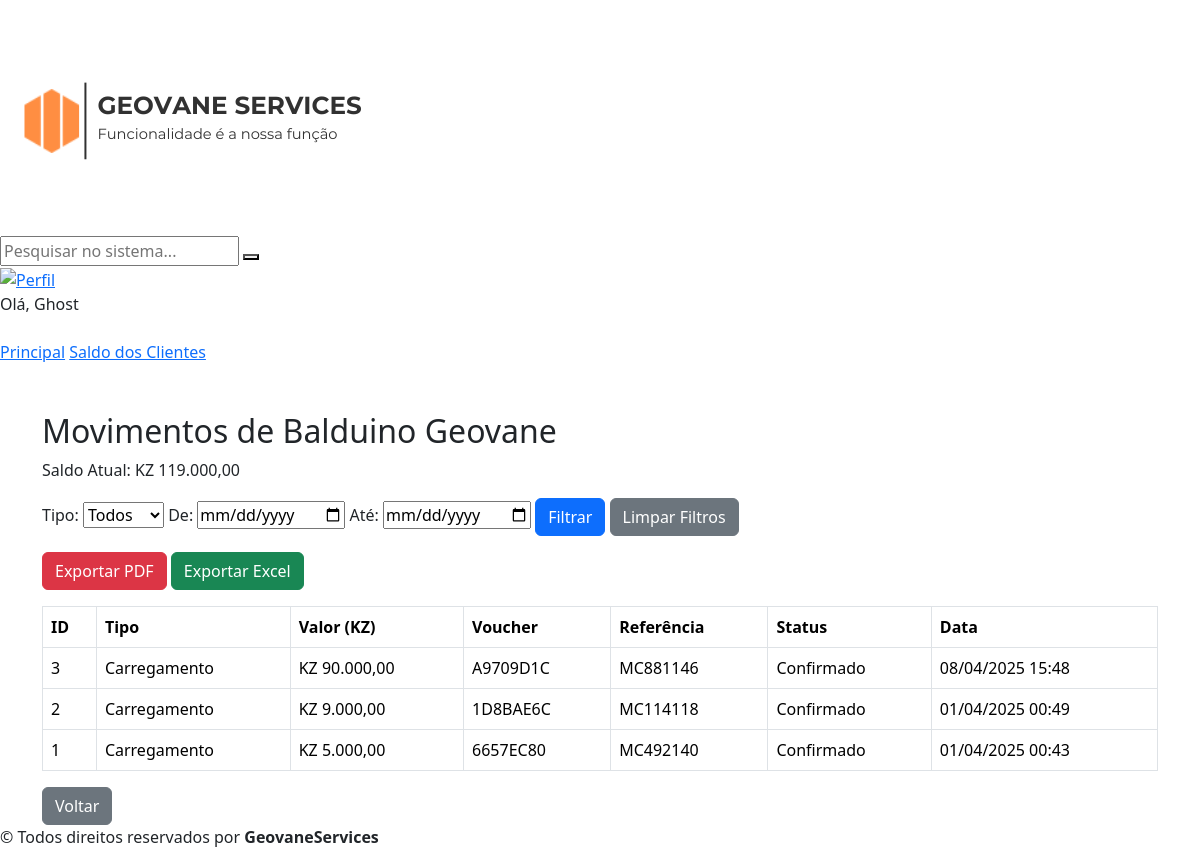
The app's page /funcionario/movimentos_cliente.php?id=1 (signed in) with its own data.
### tables this page shows
CREATE TABLE IF NOT EXISTS `cliente` (
  `id_cliente` int NOT NULL AUTO_INCREMENT,
  `nome` varchar(100) DEFAULT NULL,
  `sobrenome` varchar(100) DEFAULT NULL,
  `docId` varchar(20) DEFAULT NULL,
  `email` varchar(100) DEFAULT NULL,
  `telefone` varchar(20) DEFAULT NULL,
  `data_nasc` date DEFAULT NULL,
  `sexo` enum('masculino',' feminino') DEFAULT NULL,
  `endereco` varchar(255) DEFAULT NULL,
  `senha` varchar(255) DEFAULT NULL,
  `conf_senha` varchar(255) DEFAULT NULL,
  `imagem_perfil` varchar(255) DEFAULT NULL,
  `id_funcionario` int DEFAULT NULL,
  `saldo` decimal(10,2) NOT NULL DEFAULT '0.00',
  PRIMARY KEY (`id_cliente`),
  KEY `id_funcionario` (`id_funcionario`)
);

CREATE TABLE IF NOT EXISTS `transacoes` (
  `id` int NOT NULL AUTO_INCREMENT,
  `id_cliente` int NOT NULL,
  `valor` decimal(10,2) NOT NULL,
  `tipo` enum('carregamento','pedido') NOT NULL,
  `voucher` varchar(50) DEFAULT NULL,
  `referencia_multicaixa` varchar(50) DEFAULT NULL,
  `status` enum('pendente','confirmado','falhou') NOT NULL DEFAULT 'pendente',
  `data` timestamp NULL DEFAULT CURRENT_TIMESTAMP,
  PRIMARY KEY (`id`),
  KEY `id_cliente` (`id_cliente`)
);

### funcionario/veryFun.php (called while the page is built, shortened)
<?php
    $nomeUsuario = $_SESSION['usuario'];
    ?>

### funcionario/movimentos_cliente.php (the view, shortened to what this page needs)
<?php
require './veryFun.php';
require '../conexao.php';
$id_cliente = intval($_GET['id']);
$filtro_tipo = isset($_GET['tipo']) ? $conexao->real_escape_string($_GET['tipo']) : '';
$filtro_data_inicio = isset($_GET['data_inicio']) ? $conexao->real_escape_string($_GET['data_inicio']) : '';
$filtro_data_fim = isset($_GET['data_fim']) ? $conexao->real_escape_string($_GET['data_fim']) : '';
$stmt = $conexao->prepare("SELECT nome, sobrenome, saldo FROM Cliente WHERE id_cliente = ?");
$stmt->bind_param("i", $id_cliente);
$stmt->execute();
$stmt->bind_result($nome, $sobrenome, $saldo);
$sqlTrans = "SELECT * FROM transacoes WHERE id_cliente = $id_cliente";
$sqlTrans .= " ORDER BY data DESC";
$resultado = $conexao->query($sqlTrans);
?>
<!DOCTYPE html>
<html lang="pt-br">
<head>
    <link href="https://cdn.jsdelivr.net/npm/bootstrap@5.3.3/dist/css/bootstrap.min.css" rel="stylesheet">
</head>
<body>
    <div class="topbar">
        <div class="logo">
            <img src="../assets/logo.png" alt="Logo";>
        </div>
        <div class="search-box">
            <form action="search.php" method="GET">
                <input type="text" name="query" placeholder="Pesquisar no sistema...">
                <button type="submit"><i class="bi bi-search"></i></button>
            </form>
        </div>
        <div class="user-info">
            <div>
                <a href="perfil.php"><img src="../upload/imagens_perfil/<?php echo $funcionario['imagem_perfil']; ?>" alt="Perfil" class="perfil-img"></a>
            </div>
            <div class="username">Olá, <?php  echo  " $nomeUsuario"; ?> </div>
            <a href="logout.php" style="color: white; margin-left: 10px;">Sair<i class="bi bi-box-arrow-right"></i></a>
        </div>
    </div>
    <div class="sidebar">
         <a href="admin.php"><span class="icon"><i class="bi bi-house"></i></span><span class="txt-link">Principal</span></a>
         <a href="saldo_clientes.php"><span class="txt-link">Saldo dos Clientes</span></a>
    </div>
    <div class="content">
        <div class="container mt-5">
            <h2>Movimentos de <?php echo htmlspecialchars($nome . " " . $sobrenome); ?></h2>
            <p>Saldo Atual: KZ <?php echo number_format($saldo, 2, ',', '.'); ?></p>
            <form method="GET" class="mb-3">
                <label for="tipo">Tipo:</label>
                <select name="tipo" id="tipo">
                    <option value="">Todos</option>
                </select>
                <label for="data_inicio">De:</label>
                <input type="date" name="data_inicio" id="data_inicio" value="<?php echo htmlspecialchars($filtro_data_inicio); ?>">
                <label for="data_fim">Até:</label>
                <input type="date" name="data_fim" id="data_fim" value="<?php echo htmlspecialchars($filtro_data_fim); ?>">
                <button type="submit" class="btn btn-primary">Filtrar</button>
                <a href="movimentos_cliente.php?id=<?php echo $id_cliente; ?>" class="btn btn-secondary">Limpar Filtros</a>
            </form>
            <div class="mb-3">
                <a href="exportar_pdf_admin.php?id=<?php echo $id_cliente; ?>&tipo=<?php echo urlencode($filtro_tipo); ?>&data_inicio=<?php echo urlencode($filtro_data_inicio); ?>&data_fim=<?php echo urlencode($filtro_data_fim); ?>" class="btn btn-danger">Exportar PDF</a>
                <a href="exportar_excel_admin.php?id=<?php echo $id_cliente; ?>&tipo=<?php echo urlencode($filtro_tipo); ?>&data_inicio=<?php echo urlencode($filtro_data_inicio); ?>&data_fim=<?php echo urlencode($filtro_data_fim); ?>" class="btn btn-success">Exportar Excel</a>
            </div>
            <table class="table table-bordered">
                <thead>
                    <tr>
                        <th>ID</th>
                        <th>Tipo</th>
                        <th>Valor (KZ)</th>
                        <th>Voucher</th>
                        <th>Referência</th>
                        <th>Status</th>
                        <th>Data</th>
                    </tr>
                </thead>
                <tbody>
                    <?php while($mov = $resultado->fetch_assoc()): ?>
                    <tr>
                        <td><?php echo $mov['id']; ?></td>
                        <td><?php echo ucfirst($mov['tipo']); ?></td>
                        <td>KZ <?php echo number_format($mov['valor'], 2, ',', '.'); ?></td>
                        <td><?php echo $mov['voucher'] ? $mov['voucher'] : '-'; ?></td>
                        <td><?php echo $mov['referencia_multicaixa'] ? $mov['referencia_multicaixa'] : '-'; ?></td>
                        <td><?php echo ucfirst($mov['status']); ?></td>
                        <td><?php echo date("d/m/Y H:i", strtotime($mov['data'])); ?></td>
                    </tr>
                    <?php endwhile; ?>
                </tbody>
            </table>
            <a href="saldo_clientes.php" class="btn btn-secondary">Voltar</a>
        </div>
    </div>
    <div class="cop">
         <p class="copy">© Todos direitos reservados por <b>GeovaneServices</b></p>
    </div>
</body>
</html>

### records on screen
cliente: nome+sobrenome "Balduino Geovane", saldo "119.000,00"
transacoes: id "3", tipo "Carregamento", valor "90.000,00", voucher "A9709D1C", referencia_multicaixa "MC881146", status "Confirmado", data "08/04/2025 15:48"
transacoes: id "2", tipo "Carregamento", valor "9.000,00", voucher "1D8BAE6C", referencia_multicaixa "MC114118", status "Confirmado", data "01/04/2025 00:49"
transacoes: id "1", tipo "Carregamento", valor "5.000,00", voucher "6657EC80", referencia_multicaixa "MC492140", status "Confirmado", data "01/04/2025 00:43"

### other values on screen
$nomeUsuario "Ghost"
